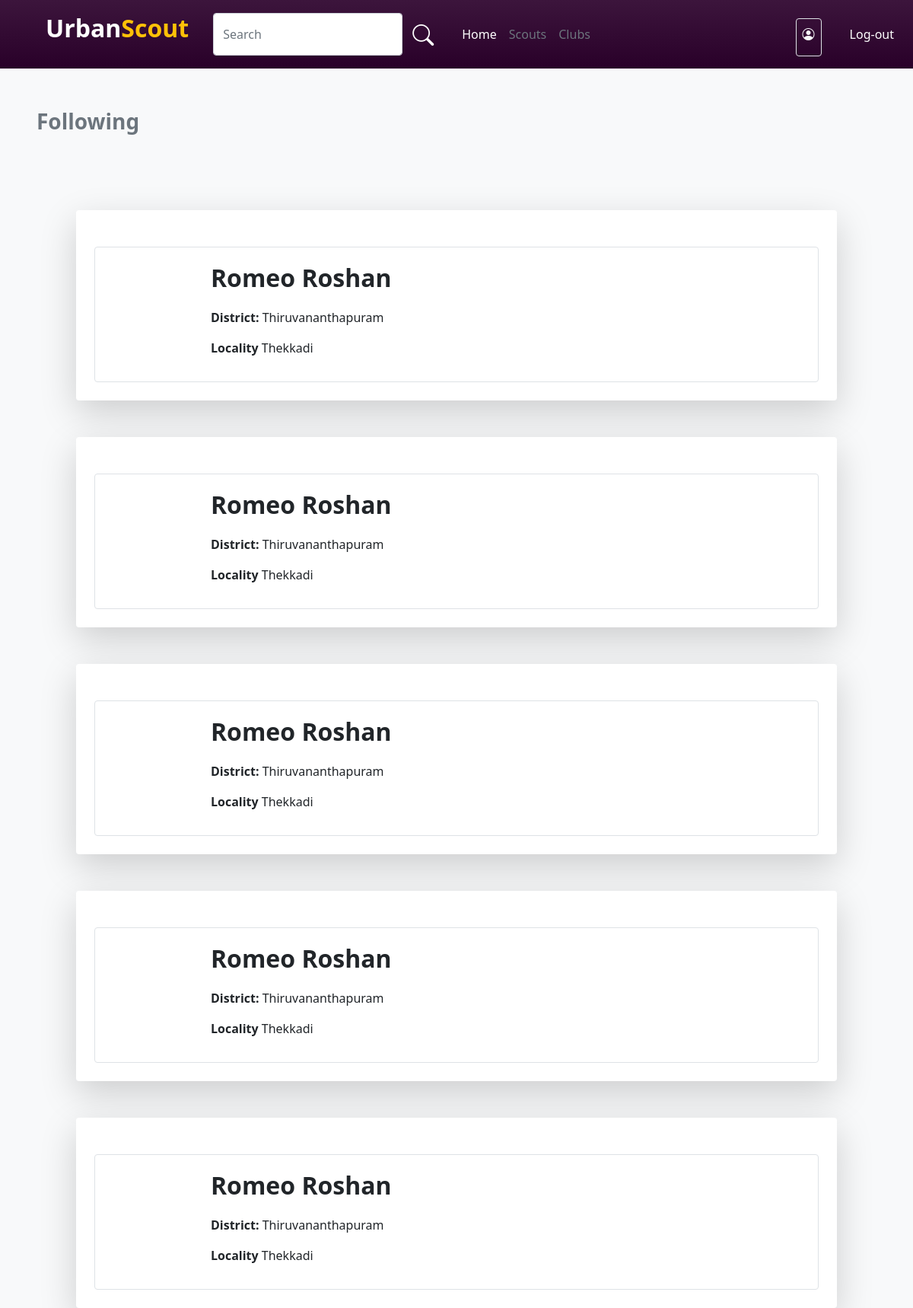
The app's page /followingUsers/33 with its own data.
### account/models.py (models this page shows)
class following(models.Model):
    followed=models.ForeignKey(User,on_delete=models.CASCADE,related_name='following_followed')
    following=models.ForeignKey(User,on_delete=models.CASCADE,related_name='following_following')

class User(AbstractUser):
    username=models.CharField(max_length=32, blank=True, null=True)
    USERNAME_FIELD = 'email'
    email = models.EmailField(unique=True)
    img=models.ImageField(upload_to='pics',default='https://img.freepik.com/free-icon/man_318-677829.jpg',null=True)
    is_player=models.BooleanField('is_player',default=False)
    is_club=models.BooleanField('is_club',default=False)
    is_scout=models.BooleanField('is_scout',default=False)
    player_dob = models.DateField(("Date of Birth"), default=date.today, validators=[validate_dob])
    player_pos = models.CharField(("Position"),default='',max_length=30,choices=Pos_Choice)
    district = models.CharField(("District"),default='',max_length=20,choices=District_Choice)
    locality = models.CharField(("Locality"),default='',max_length=50,blank=True)
    player_foot = models.CharField(("Prefered Foot"),default='',max_length=10,choices=Foot_Choice)
    player_ability = models.IntegerField(("Ability"),default=0,choices=Ability_Choice)
    club_reputation = models.IntegerField(("Club Reputation"),default=0,choices=Ability_Choice)
    player_potential = models.IntegerField(("Potential"),default=0,choices=Ability_Choice)
    desc=models.CharField(("Description"),max_length=100, default='')
    club_name=models.CharField((("Club Name")),default='',max_length=30)
    scouted_by=models.CharField(max_length=30,default='')
    subscribed=models.BooleanField(default=False)
    phone = models.CharField(("Phone Number"), null=True, max_length=10, validators=[phone_number_validator])
    REQUIRED_FIELDS = []

### account/views.py (the view)
# urls.py: path('followingUsers/<int:user_id>',views.followingUsers,name="followingUsers"),
def followingUsers(request,user_id):
    users=following.objects.filter(following_id=user_id)
    return render(request,'following.html',{'follower':users})

### template/following.html (shortened to what this page needs)
{% load static %}
<!DOCTYPE html>
<html lang="en">
<head>
    <link rel="stylesheet" href="{% static 'style.css' %}">
    <link href="https://cdn.jsdelivr.net/npm/bootstrap@5.0.2/dist/css/bootstrap.min.css" rel="stylesheet"
>
    <link rel="stylesheet" href="https://cdn.jsdelivr.net/npm/bootstrap-icons@1.10.5/font/bootstrap-icons.css">
</head>
<body class="bg-light">
    {% if user.is_scout %}
    <nav class="navbar player-navbar navbar-expand-lg">
        <div class="container-fluid">
            <a class="ms-5 navbar-brand d-flex fs-2 fw-bold" href="#">
                <p class="text-white">Urban</p>
                <p class="text-warning">Scout</p>
            </a>
            <button class="navbar-toggler" type="button" data-bs-toggle="collapse" data-bs-target="#navbarNav"
                aria-controls="navbarNav" aria-expanded="false" aria-label="Toggle navigation">
                <span class="navbar-toggler-icon"></span>
            </button>
            <div class="collapse navbar-collapse" id="navbarNav">
                <div class="ms-3 d-flex w-75">
                    <input type="text" class="form-control" id="search_bar" placeholder="Search">
                    <button class="btn shadow-none"><i class="bi bi-search fs-3 text-white"></i></button>
                </div>
                <div id="search-results" class="col-lg-3 col-11 rounded shadow-lg">
                </div>
                <div class="ms-3">
                    <ul class="navbar-nav me-auto mb-2 mb-lg-0">
                        <li class="nav-item">
                            <a class="nav-link  text-white" aria-current="page" href="{% url 'index' %}">Home</a>
                        </li>
                        <li class="nav-item">
                            <a class="nav-link text-secondary" aria-current="page" href="{% url 'ScoutClub' %}">Clubs</a>
                        </li>
                        <li class="nav-item">
                            <a class="nav-link text-secondary" aria-current="page"
                                href="{% url 'ScoutPlayer' %}">Players</a>
                        </li>
                    </ul>
                </div>
                <div class="d-flex w-100 justify-content-start justify-content-sm-end">
                    <div class="border rounded p-2 pb-0 mt-2 ms-3">
                        <p class="text-light "><i class="bi bi-binoculars-fill"></i> {{user.first_name}}</p>
                    </div>
                    <a class="d-flex flex-column justify-content-center text-decoration-none"
                        href="{% url 'logout' %}"><button class="btn text-white ms-4">Log-out</button></a>
                </div>
            </div>
        </div>
    </nav>
    {% else %}
    <nav class="navbar player-navbar navbar-expand-lg">
        <div class="container-fluid">
            <a class="ms-5 navbar-brand d-flex fs-2 fw-bold" href="#">
                <p class="text-white">Urban</p>
                <p class="text-warning">Scout</p>
            </a>
            <div class="collapse navbar-collapse" id="navbarNav">
                <div class="ms-3 d-flex w-75">
                    <input type="text" class="form-control" id="search_bar" placeholder="Search">
                    <button class="btn shadow-none"><i class="bi bi-search fs-3 text-white"></i></button>
                </div>
                <div class="ms-3">
                    <ul class="navbar-nav me-auto mb-2 mb-lg-0">
                        <li class="nav-item">
                            <a class="nav-link  text-white" aria-current="page" href="{% url 'index' %}">Home</a>
                        </li>
                        <li class="nav-item">
                            <a class="nav-link text-secondary" aria-current="page"
                                href="{% url 'PlayerScout' %}">Scouts</a>
                        </li>
                        <li class="nav-item">
                            <a class="nav-link text-secondary" aria-current="page"
                                href="{% url 'player-club' %}">Clubs</a>
                        </li>
                    </ul>
                </div>
                <div class="d-flex w-100 justify-content-start justify-content-sm-end">
                    <div class="border rounded p-2 pb-0 mt-2 ms-3">
                        <p class="text-light "><i class="bi bi-person-circle"></i> {{user.first_name}}</p>
                    </div>
                    <a class="d-flex flex-column justify-content-center text-decoration-none"
                        href="{% url 'logout' %}"><button class="btn text-white ms-4">Log-out</button></a>
                </div>
            </div>
        </div>
    </nav>
    {% endif %}
    <p class="m-5 text-secondary fw-bold fs-3">Following</p>
    <div class="d-flex flex-column align-items-center justify-content-center">
        {% for i in follower %}
        <div class="col-10 bg-white rounded p-4 shadow-lg mt-5">
            <div class="border mt-4 d-flex flex-lg-row flex-column justify-content-center justify-content-lg-start align-items-center w-100 p-3 rounded">
                <div class="d-flex align-items-center">
                    <div class="player-scout-img">
                    </div>
                </div>
                <div class="ms-3 col-lg-7 col-12">
                    {% if i.following.is_club %}
                    <p class="fs-2 fw-bold">{{i.following.club_name}}</p>
                    {% else %}
                    <p class="fs-2 fw-bold">{{i.following.first_name}} {{i.following.last_name}}</p>
                    {% endif %}
                    <p class=""><b>District: </b>{{i.following.district}} </p>
                    <p class=""><b>Locality </b>{{i.following.locality}}</p>
                </div>
            </div>
        </div>
        {% endfor %}
    </div>
</body>
</html>

### static/style.css (style rules this page uses)
.player-navbar { background: linear-gradient(rgb(60, 21, 60), rgb(41, 0, 41)); }
.player-scout-img { width: 120px; height: 120px; }

### records on screen
following: following.first_name "Romeo", following.last_name "Roshan", following.district "Thiruvananthapuram", following.locality "Thekkadi"
following: following.first_name "Romeo", following.last_name "Roshan", following.district "Thiruvananthapuram", following.locality "Thekkadi"
following: following.first_name "Romeo", following.last_name "Roshan", following.district "Thiruvananthapuram", following.locality "Thekkadi"
following: following.first_name "Romeo", following.last_name "Roshan", following.district "Thiruvananthapuram", following.locality "Thekkadi"
following: following.first_name "Romeo", following.last_name "Roshan", following.district "Thiruvananthapuram", following.locality "Thekkadi"
